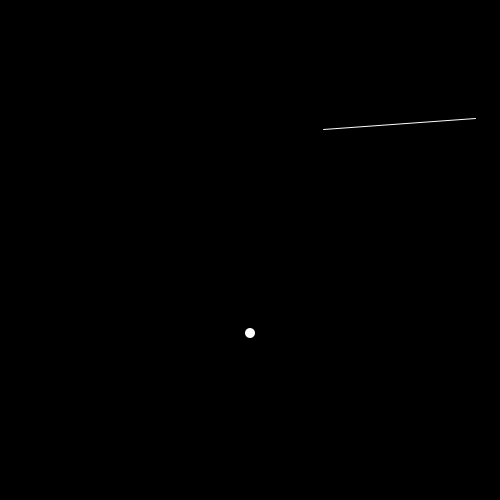
Frame 1 (no input)
Frame 60 (the mouse pressed at the canvas centre just before this capture): identical to frame 1, image omitted
Frame 120 (the mouse held since frame 60 and released just before this capture): identical to frame 1, image omitted

The Processing sketch that drew this single still picture (run headless with seeded random() and noise(); from frame 60 on, the mouse is pressed at the canvas centre):

// Processing sketch: sketch_150811a
// ── sketch_150811a.pde
void setup() {
  size(500, 500);
  smooth();
}

Bar bar = new Bar();

void draw() {
  background(0);
  bar.display();
  noStroke();
  fill(255);
  ellipse(width/2, 2*height/3, 10, 10);
}

class Bar {
  float[][] x = new float[2][2];
  int now;

  Bar() {
    now = 3;
    for (int i = 0; i < 2; ++i) {
      x[i][0] = random(0, 500);
      x[i][1] = random(0, 500);
    }
  }

  int judge() {
    for (int i = 0; i < 2; ++i) {
      if (mousePressed && abs(x[i][0]-mouseX) < 30 && abs(x[i][1]-mouseY) < 30) {
        return(i);
      }
    }
    return(3);
  }

  void setPar() {
    now = judge();
    if (now != 3) {
      x[now][0] = mouseX;
      x[now][1] = mouseY;
    }
  }

  void display() {
    setPar();
    stroke(255);
    line(x[0][0], x[0][1], x[1][0], x[1][1]);
  }
}
